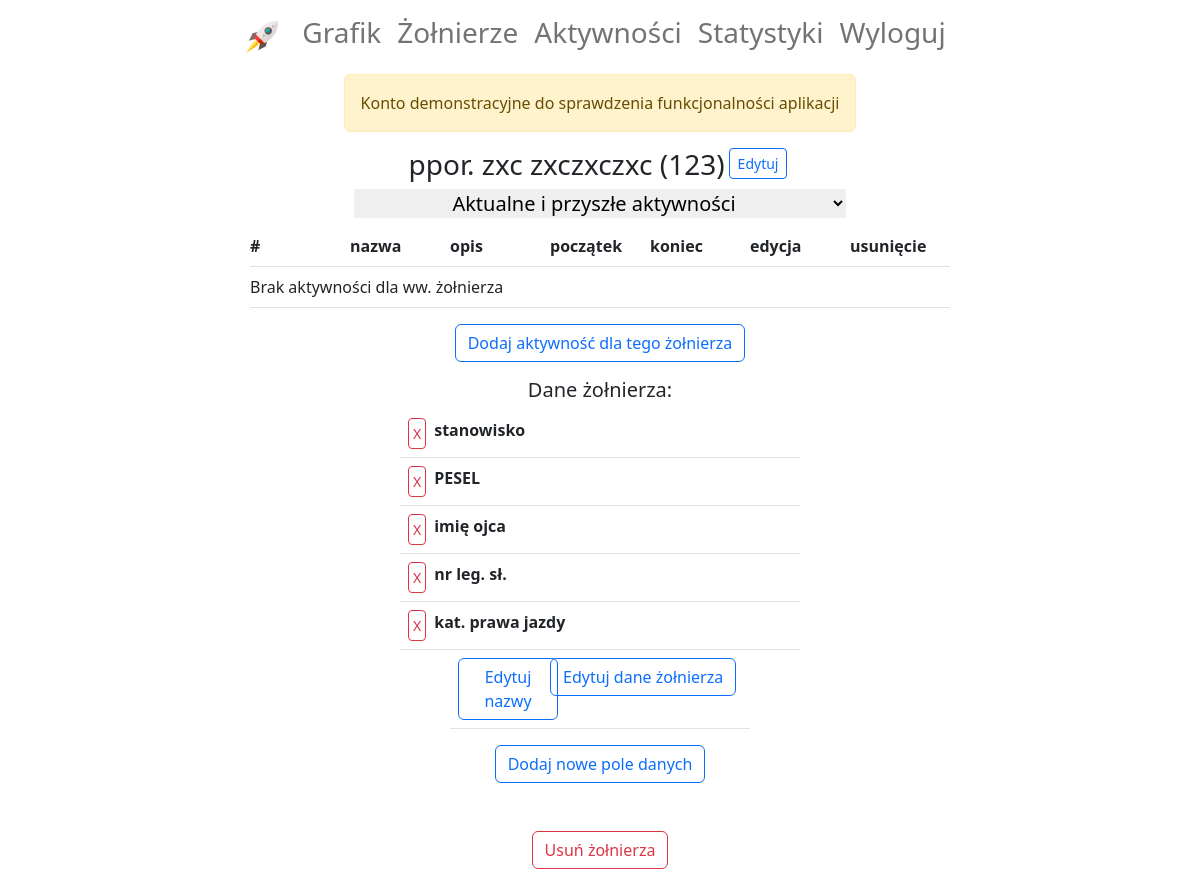
Page /soldier-detail/168/ (signed in) on the committed database.
### diagram/models.py (models this page shows)
class Soldier(models.Model):
    rank = models.CharField(max_length=20, choices=RANKS, verbose_name='stopień')
    first_name = models.CharField(max_length=20, verbose_name='imię')
    last_name = models.CharField(max_length=30, verbose_name='nazwisko')
    subdivision = models.ForeignKey(Subdivision, on_delete=models.SET_NULL, null=True, blank=True,
                                    verbose_name='pododdział')
    demo = models.BooleanField(default=False)
    def __str__(self):
        return f'{self.rank} {self.first_name} {self.last_name} ({self.subdivision})'

class Subdivision(models.Model):
    name = models.CharField(max_length=30, verbose_name='nazwa', unique=True)
    demo = models.BooleanField(default=False)
    def __str__(self):
        if len(self.name) < 35:
            return self.name
        else:
            return self.name[:30] + '[...]'

class SoldierInfo(models.Model):
    soldier = models.ForeignKey(Soldier, on_delete=models.CASCADE, verbose_name='żołnierz')
    name = models.CharField(max_length=20, verbose_name='nazwa')
    value = models.CharField(max_length=30, default='')
    demo = models.BooleanField(default=False)

### diagram/views.py (the view)
# urls.py: path('soldier-detail/<int:pk>/', SoldierDetail.as_view(), name='soldier-detail'),
class SoldierDetail(LoginRequiredMixin, generic.DetailView):
    template_name = 'diagram/soldier_detail.html'
    def get_queryset(self):
        return Soldier.objects.filter(subdivision=self.request.user.subdivision)
    def get_context_data(self, **kwargs):
        activity_age = 'current'
        try:
            activity_age = self.request.GET['activity_age']
        except MultiValueDictKeyError:
            ...
        context = super(SoldierDetail, self).get_context_data(**kwargs)
        context['activities'] = get_soldier_activities(activity_age, soldier=self.get_object())
        soldier_fields = SoldierInfo.objects.filter(soldier=self.get_object())
        context['soldier_fields'] = []
        for soldier_field in soldier_fields:
            context['soldier_fields'].append(
                {'name': soldier_field.name, 'value': soldier_field.value, 'pk': soldier_field.pk})
        return context

### diagram/templates/diagram/soldier_detail.html (shortened to what this page needs)
{% extends 'account/base.html' %}
{% load crispy_forms_filters %}
{% block content %}
    <div class="d-flex flex-column align-items-center">
        <div class="d-flex flex-row">
            <h3>{{ object }}</h3>
            <a class="mt-0" href="{% url 'soldier-update' object.pk %}">
                <button class="btn btn-outline-primary mx-1 btn-sm">Edytuj</button>
            </a>
        </div>
        <form method="get">
            <h5><select name="activity_age" style="border: none; text-align: center;"
                        onchange="this.form.submit()">
                <option {% if request.GET.activity_age == 'current' %}selected{% endif %} value="current">
                    Aktualne i przyszłe aktywności
                </option>
            </select></h5>
        </form>
        <table class="table">
            <thead>
            <tr class="d-flex justify-content-center">
                <th class="col col-md-1 px-0" scope="col">#</th>
                <th class="col col-md-1 px-0" scope="col">nazwa</th>
                <th class="col col-md-1 px-0" scope="col">opis</th>
                <th class="col col-md-1 px-0" scope="col">początek</th>
                <th class="col col-md-1 px-0" scope="col">koniec</th>
                <th class="col col-md-1 px-0" scope="col">edycja</th>
                <th class="col col-md-1 px-0" scope="col">usunięcie</th>
            </tr>
            </thead>
            <tbody>
            {% for activity in activities %}
                <tr class="d-flex justify-content-center">
                    <th class="col col-md-1 px-0" scope="row">{{ forloop.counter }}</th>
                    <td class="col col-md-1 px-0">{{ activity.name }}</td>
                    <td class="col col-md-1 px-0">{{ activity.description }}</td>
                    <td class="col col-md-1 px-0">{{ activity.start_date }}</td>
                    <td class="col col-md-1 px-0">{{ activity.end_date }}</td>
                    <td class="col col-md-1 px-0">
                        <a href="{% url 'activity-update-soldier-bound' activity.pk %}">
                            <button class="btn btn-outline-primary btn-sm">Edytuj</button>
                        </a>
                    </td>
                    <td class="col col-md-1 px-0">
                        <a href="{% url 'activity-delete' activity.pk %}">
                            <button class="btn btn-outline-danger btn-sm">Usuń</button>
                        </a>
                    </td>
                </tr>
            {% empty %}
                <tr class="d-flex justify-content-center">
                    <td class="col col-md-7 px-0">Brak aktywności dla ww. żołnierza</td>
                </tr>
            {% endfor %}
            </tbody>
        </table>
        <a class="mt-0" href="{% url 'activity-create-soldier-bound' soldier_pk=object.pk %}">
            <button class="btn btn-outline-primary">Dodaj aktywność dla tego żołnierza</button>
        </a>
        <h5 class="mt-3">Dane żołnierza:</h5>
        <table class="table">
            <tbody>
            {% for field in soldier_fields %}
                <tr class="d-flex justify-content-center">
                    <th class="col col-md-2 px-0 d-flex" scope="row">
                        <a class="mx-2" href="{% url 'soldier-info-delete'  field.pk %}">
                            <button class="btn btn-outline-danger btn-sm p-1">X</button>
                        </a>
                        {{ field.name }}
                    </th>
                    <td class="col col-md-2 px-0">{{ field.value|default_if_none:'' }}</td>
                </tr>
            {% endfor %}
            </tbody>
            <tfoot>
            <tr class="d-flex justify-content-center">
                <td class="col col-md-1 px-0"><a class="mt-0 mx-2"
                                                 href="{% url 'soldier-info-names-update' soldier_pk=object.pk %}">
                    <button class="btn btn-outline-primary">Edytuj nazwy</button>
                </a></td>
                <td class="col col-md-2 px-0"><a class="mt-0"
                                                 href="{% url 'soldier-info-update' soldier_pk=object.pk %}">
                    <button class="btn btn-outline-primary">Edytuj dane żołnierza</button>
                </a></td>
            </tr>
            </tfoot>
        </table>
        <a class="mt-0" href="{% url 'soldier-info-add' soldier_pk=object.pk %}">
            <button class="btn btn-outline-primary">Dodaj nowe pole danych</button>
        </a>
        <a class="mt-5" href="{% url 'soldier-delete' object.pk %}">
            <button class="btn btn-outline-danger">Usuń żołnierza</button>
        </a>
    </div>
{% endblock %}

### rows in the picture
Soldier: rank+first_name+last_name "ppor. zxc zxczxczxc (123)"
SoldierInfo: name "stanowisko"
SoldierInfo: name "PESEL"
SoldierInfo: name "imię ojca"
SoldierInfo: name "nr leg. sł."
SoldierInfo: name "kat. prawa jazdy"
